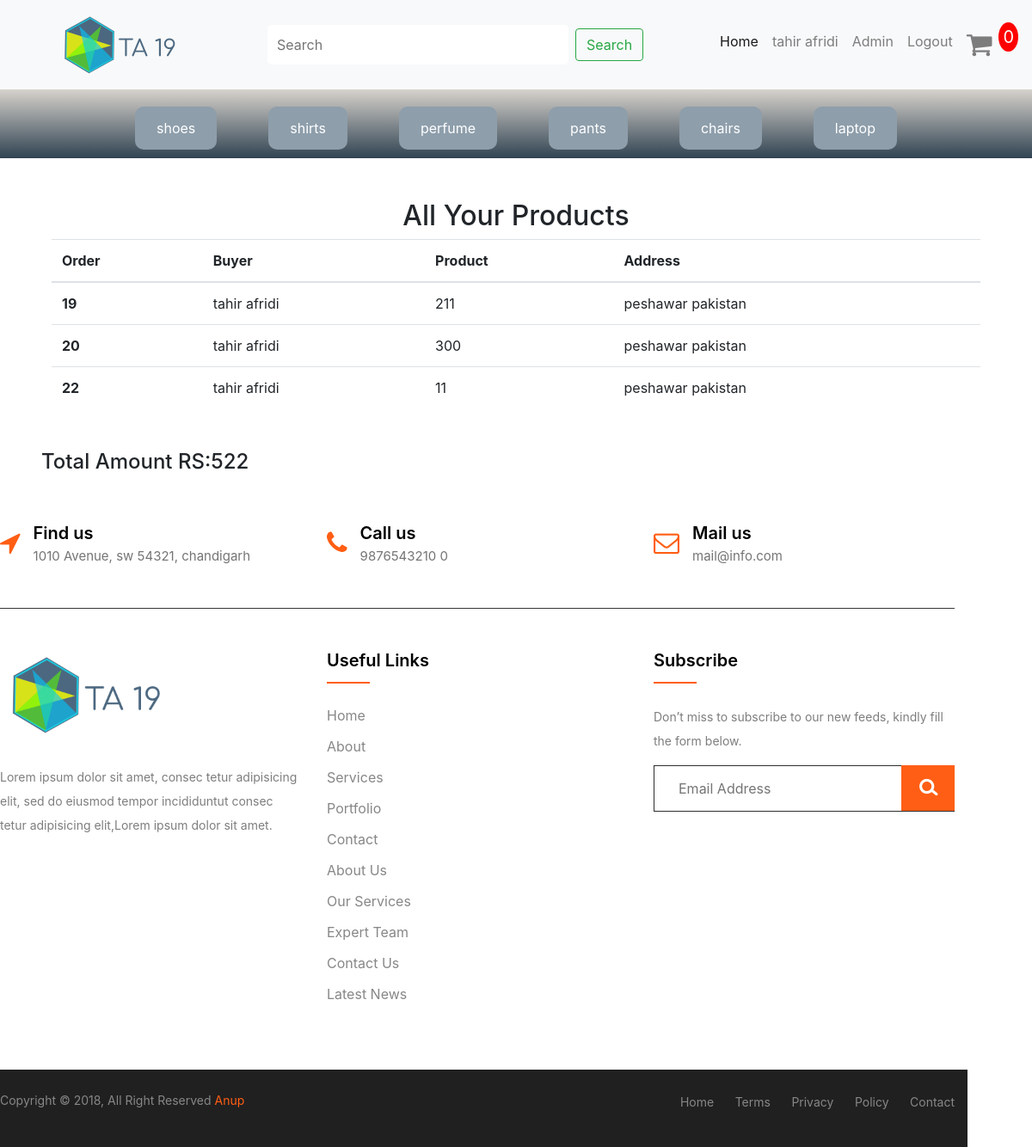
The app's page /online_payment.php (signed in) with its own data.
### tables this page shows
CREATE TABLE `category` (
  `cat_id` int(11) NOT NULL,
  `cat_name` varchar(255) NOT NULL
);

CREATE TABLE `checkout_details` (
  `order_id` int(11) NOT NULL,
  `pay_mode` varchar(255) NOT NULL,
  `buyer_name` varchar(255) NOT NULL,
  `buyer_id` int(11) NOT NULL,
  `product_gtotal` int(11) NOT NULL,
  `user_address` text NOT NULL
);

### online_payment.php (the view, shortened to what this page needs)
<?php include "include/header.php"; ?>
<?php include "include/navbar.php"; ?>
<div class="row">
  <div class="col-md-12 mt-5">
  <h2 class="text-center">All Your Products</h2>
  <table class="table" style='width:90%; align-content:center;margin:auto' id="StudentInfoListTable">
  <thead>
    <tr>
      <th scope="col">Order</th>
      <th scope="col">Buyer </th>
      <th scope="col">Product </th>
      <th scope="col">Address</th>
    </tr>
  </thead>
  <tbody>
    <?php
    $online_user_id = $_SESSION['id'];
$query = "SELECT * FROM checkout_details WHERE buyer_id = {$online_user_id}";
$select_post = mysqli_query($conn,$query);
while($row = mysqli_fetch_assoc($select_post)){
$id = $row['order_id'];
$buyer_name = $row['buyer_name'];
$price = $row['product_gtotal'];
$address = $row['user_address'];
 ?>
<tr>
      <th scope="row"><?php echo $id; ?> </th>
      <td><?php echo $buyer_name; ?> </td>
      <td><?php echo $price; ?> </td>
      <td><?php echo $address; ?> </td>
    </tr>
    <?php } ?>
  </tbody>
  <?php
function payableAmount($totalPrice){
   global $total;
    $total += $totalPrice;
}
?>
</table>
<h4 class="ml-5 mt-5">Total Amount <span>RS:<?php echo $total; ?> </span> </h4>
</div>
<?php include "include/footer.php"; ?>

### include/navbar.php (shortened to what this page needs)
<?php include "connection.php";?>
<nav class="navbar navbar-expand-lg navbar-light bg-light sticky-top">
  <a href="./index.php"><img class="navbar-brand ml-5 tahir-logo" src="images/tahir-logo.png" width="150"></a>
  <div class="collapse navbar-collapse" id="navbarTogglerDemo03">
    <form action="search.php" method="POST" class="form-inline my-2 my-lg-0 m-auto">
      <input class="mr-sm-2 input-size" type="text" name="search" placeholder="Search" aria-label="Search">
      <button name="submit" class="btn btn-outline-success my-2 my-sm-0" type="submit">Search</button>
    </form>
    <div class="links">
    <ul class="navbar-nav  mt-2 mt-lg-0">
      <li class="nav-item active">
        <a class="nav-link" href="#">Home <span class="sr-only">(current)</span></a>
      </li>
      <li class="nav-item dropdown">
      <a href=""><?php
if(isset($_SESSION['username'])){ ?>
 <a href='' class='nav-link' id='sign_up_btn'><?php echo $_SESSION['username'];?></a>
 <?php echo "<li  class='nav-item'><a href='admin/index.php' class='nav-link' >Admin</a></li> ";
 echo "<a href='./login/logout.php' class='nav-link'>Logout</a> ";
 echo "<a href='cart_details.php' class='nav-link'><i class='fa fa-shopping-cart fa-2x' aria-hidden='true'></i> </a> ";
 $online_user_id = $_SESSION['id'];
 $query = "SELECT * FROM cart where add_to_cart_user_id = $online_user_id";
 $cart_query = mysqli_query($conn,$query);
 $cart_count = mysqli_num_rows($cart_query);
echo "<span class='counter counter-lg'><span style='color:white;font-size:20px;background-color:red;border-radius:100%;padding:5px;'> $cart_count</span></span>" ;
} ?> </a>
      </li>
    </ul>
   </div>
  </div>
</nav>
<div class="container-fluid p-0 bg-defult">
    <ul class="navbar-nav all-brands">
      <?php
      $query = "SELECT * FROM category";
      $cart_query = mysqli_query($conn,$query);
      while($row = mysqli_fetch_assoc($cart_query)){
        $category_name = $row['cat_name'];
        echo "<li>$category_name</li>";
      }
      ?>
      <li>laptop</li>
    </ul>
</div>

### css/style.css (style rules this page uses)
.tahir-logo { width:150px; cursor: pointer; }
.input-size { width:350px; padding: 11px; border-radius: 5px; border: transparent; }
.all-brands { flex-direction: unset !important; width:100%; justify-content: center; gap: 5%; display: inline-block; background-image: linear-gradient(#d7d2cc, #304352); overflow: hidden; height: 80px; }
.all-brands li { background-color: #8e9eab; padding: 25px; color: white !important; max-height: 20px; margin-top: 20px; line-height: 0; border-radius: 10px; cursor: pointer; }
ul { margin: 0px; padding: 0px; }

### records on screen
category: cat_name "shoes"
category: cat_name "shirts"
category: cat_name "perfume"
category: cat_name "pants"
category: cat_name "chairs"
checkout_details: order_id "19", buyer_name "tahir afridi", product_gtotal "211", user_address "peshawar pakistan"
checkout_details: order_id "20", buyer_name "tahir afridi", product_gtotal "300", user_address "peshawar pakistan"
checkout_details: order_id "22", buyer_name "tahir afridi", product_gtotal "11", user_address "peshawar pakistan"

### other values on screen
$_SESSION['username'] "tahir afridi"
$cart_count "0"
$total "522"
